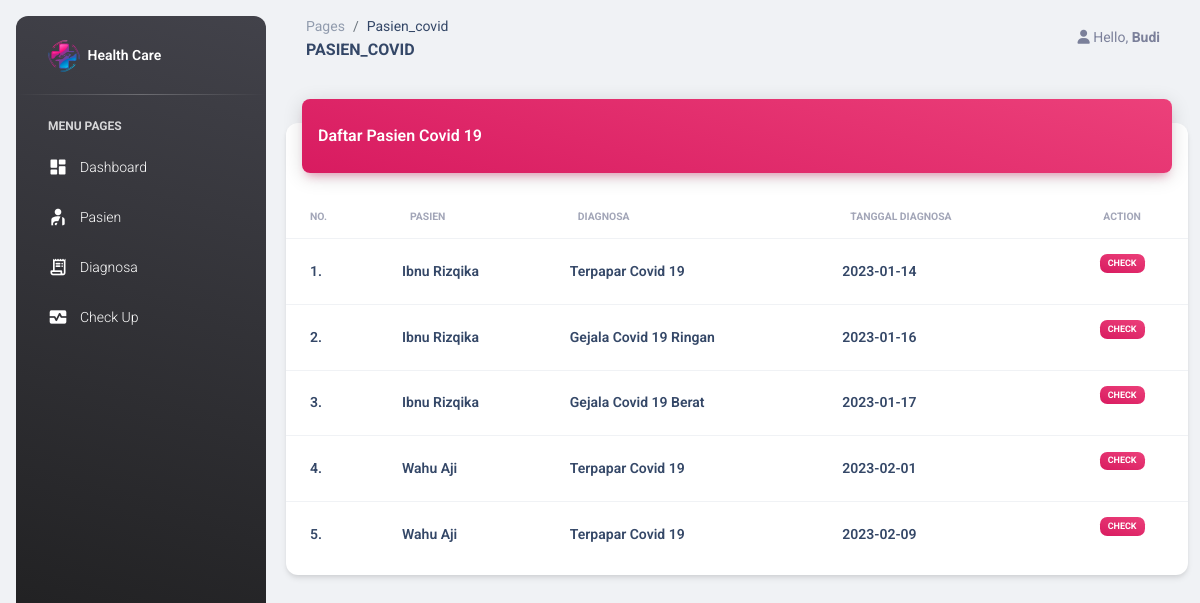
Page /index.php?page=pasien_covid (signed in) on the committed database.
### tables this page shows
CREATE TABLE `covid` (
  `id` int(11) NOT NULL,
  `nama_pasien` varchar(255) NOT NULL,
  `tanggal_cvd` date NOT NULL,
  `Q1` int(11) NOT NULL,
  `Q2` int(11) NOT NULL,
  `Q3` int(11) NOT NULL,
  `Q4` int(11) NOT NULL,
  `Q5` int(11) NOT NULL,
  `Q6` int(11) NOT NULL,
  `Q7` int(11) NOT NULL,
  `Q8` int(11) NOT NULL,
  `Q9` int(11) NOT NULL,
  `Q10` int(11) NOT NULL,
  `jml_salah` int(11) NOT NULL,
  `hasil` varchar(50) NOT NULL
);

### models/m_pasien.php (called while the page is built, shortened)
<?php
class Pasien {
	private $mysqli;
	function __construct($conn) {
		$this->mysqli = $conn;
	}
	public function tampil_covid($id = null) {
		$db = $this->mysqli->conn;
		$sql = "SELECT * FROM covid";
		$query = $db->query($sql) or die ($db->error);
		return $query;
	}
}
?>

### views/diagnosa/pasien_covid.php (the view)
<?php
include "models/m_pasien.php";
$psn = new Pasien($connection);
?>
<div class="container-fluid py-4">
    <div class="row">
        <div class="col-12">
            <div class="card my-4">
                <div class="card-header p-0 position-relative mt-n4 mx-3 z-index-2">
                    <div class="bg-gradient-primary shadow-primary border-radius-lg pt-4 pb-3">
                        <h6 class="text-white text-capitalize ps-3">Daftar Pasien Covid 19</h6>
                    </div>
                </div>
                <div class="card-body px-0 pb-2">
                    <div class="table-responsive p-0">
                        <table class="table align-items-center mb-0">
                            <thead>
                                <tr>
                                    <th class="text-uppercase text-secondary text-xxs font-weight-bolder opacity-7">No.</th>
                                    <th class="text-uppercase text-secondary text-xxs font-weight-bolder opacity-7">Pasien</th>
                                    <th class="text-uppercase text-secondary text-xxs font-weight-bolder opacity-7">Diagnosa</th>
                                    <th class="text-uppercase text-secondary text-xxs font-weight-bolder opacity-7">Tanggal Diagnosa</th>
                                    <th class="text-uppercase text-secondary text-xxs font-weight-bolder opacity-7 text-center">Action</th>
                                </tr>
                            </thead>
                            <tbody>
                                <?php
                                $no = 1;
                                $tampil_covid = $psn->tampil_covid();
                                while($data = $tampil_covid->fetch_object()) {
                                ?>
                                <tr>
                                    <td>
                                        <div class="d-flex px-2 py-1">
                                            <div class="d-flex flex-column justify-content-center">
                                                <h6 class="mx-2 mb-0 text-sm"><?php echo $no++.".";?></h6>
                                            </div>
                                        </div>
                                    </td>
                                    <td>
                                        <div class="d-flex px-2 py-1">
                                            <div class="d-flex flex-column justify-content-center">
                                                <h6 class="mb-0 text-sm"><?php echo $data->nama_pasien;?></h6>
                                            </div>
                                        </div>
                                    </td>
                                    <td>
                                        <div class="d-flex px-2 py-1">
                                            <div class="d-flex flex-column justify-content-center">
                                                <h6 class="mb-0 text-sm"><?php echo $data->hasil;?></h6>
                                            </div>
                                        </div>
                                    </td>
                                    <td class="text-center">
                                        <div class="d-flex px-2 py-1 text-center ">
                                            <div class="d-flex flex-column justify-content-center">
                                                <h6 class="text-sm mb-0"><?php echo $data->tanggal_cvd;?></h6>
                                            </div>
                                        </div>
                                    </td>
                                    <td class="text-center">
                                        <a href="?page=cek_covid&id=<?php echo $data->id; ?>">
                                            <button type="button" class="btn btn-sm px-1">
                                                <span class="badge bg-gradient-primary">Check</span>
                                            </button>
                                        </a>
                                    </td>
                                </tr>
                                <?php
                                    }
                                ?>
                            </tbody>
                        </table>
                    </div>
                </div>
            </div>
        </div>
    </div>
</div>

### rows in the picture
covid: nama_pasien "Ibnu Rizqika", hasil "Terpapar Covid 19", tanggal_cvd "2023-01-14"
covid: nama_pasien "Ibnu Rizqika", hasil "Gejala Covid 19 Ringan", tanggal_cvd "2023-01-16"
covid: nama_pasien "Ibnu Rizqika", hasil "Gejala Covid 19 Berat", tanggal_cvd "2023-01-17"
covid: nama_pasien "Wahu Aji", hasil "Terpapar Covid 19", tanggal_cvd "2023-02-01"
covid: nama_pasien "Wahu Aji", hasil "Terpapar Covid 19", tanggal_cvd "2023-02-09"

### other values in the picture
$_GET['page'] "Pasien_covid"
$_GET['page'] "PASIEN_COVID"
